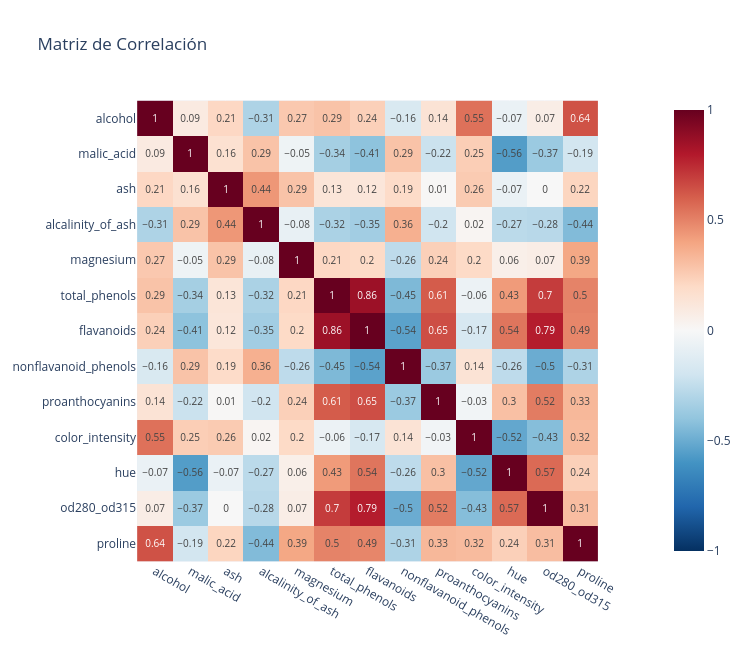

Notebook source saved alongside this figure:
### Markdown cell above
---
# 2️⃣ Correlaciones: ¿cuánta redundancia hay? (15 min)

Si dos medidas están muy correlacionadas, medir las dos aporta poco: una casi predice a la otra. PCA aprovecha justamente esa **redundancia**.

### Code cell
# Matriz de correlación de las 13 medidas
# Pista: plot_correlation_matrix(df, columnas)
# ✍️ Tu código aquí
plot_correlation_matrix(df, columnas)

### Figure 1 — Plotly figure (JSON) as saved in the notebook; plotly's stock layout.template omitted (floating-point values rounded to 4 significant figures; data arrays with more than 128 entries replaced by an {"elided": "..."} marker saying what was removed)
{"data": [{"coloraxis": "coloraxis", "hovertemplate": "x: %{x}<br>y: %{y}<br>color: %{z}<extra></extra>", "name": "0", "texttemplate": "%{z}", "type": "heatmap", "x": ["alcohol", "malic_acid", "ash", "alcalinity_of_ash", "magnesium", "total_phenols", "flavanoids", "nonflavanoid_phenols", "proanthocyanins", "color_intensity", "hue", "od280_od315", "proline"], "xaxis": "x", "y": ["alcohol", "malic_acid", "ash", "alcalinity_of_ash", "magnesium", "total_phenols", "flavanoids", "nonflavanoid_phenols", "proanthocyanins", "color_intensity", "hue", "od280_od315", "proline"], "yaxis": "y", "z": {"elided": "13x13 float values"}}], "layout": {"coloraxis": {"autocolorscale": false, "cmax": 1, "cmin": -1, "colorscale": [[0, "rgb(5,48,97)"], [0.1, "rgb(33,102,172)"], [0.2, "rgb(67,147,195)"], [0.3, "rgb(146,197,222)"], [0.4, "rgb(209,229,240)"], [0.5, "rgb(247,247,247)"], [0.6, "rgb(253,219,199)"], [0.7, "rgb(244,165,130)"], [0.8, "rgb(214,96,77)"], [0.9, "rgb(178,24,43)"], [1, "rgb(103,0,31)"]]}, "height": 650, "title": {"text": "Matriz de Correlación"}, "width": 750, "xaxis": {"anchor": "y", "constrain": "domain", "domain": [0, 1], "scaleanchor": "y"}, "yaxis": {"anchor": "x", "autorange": "reversed", "constrain": "domain", "domain": [0, 1]}}}
